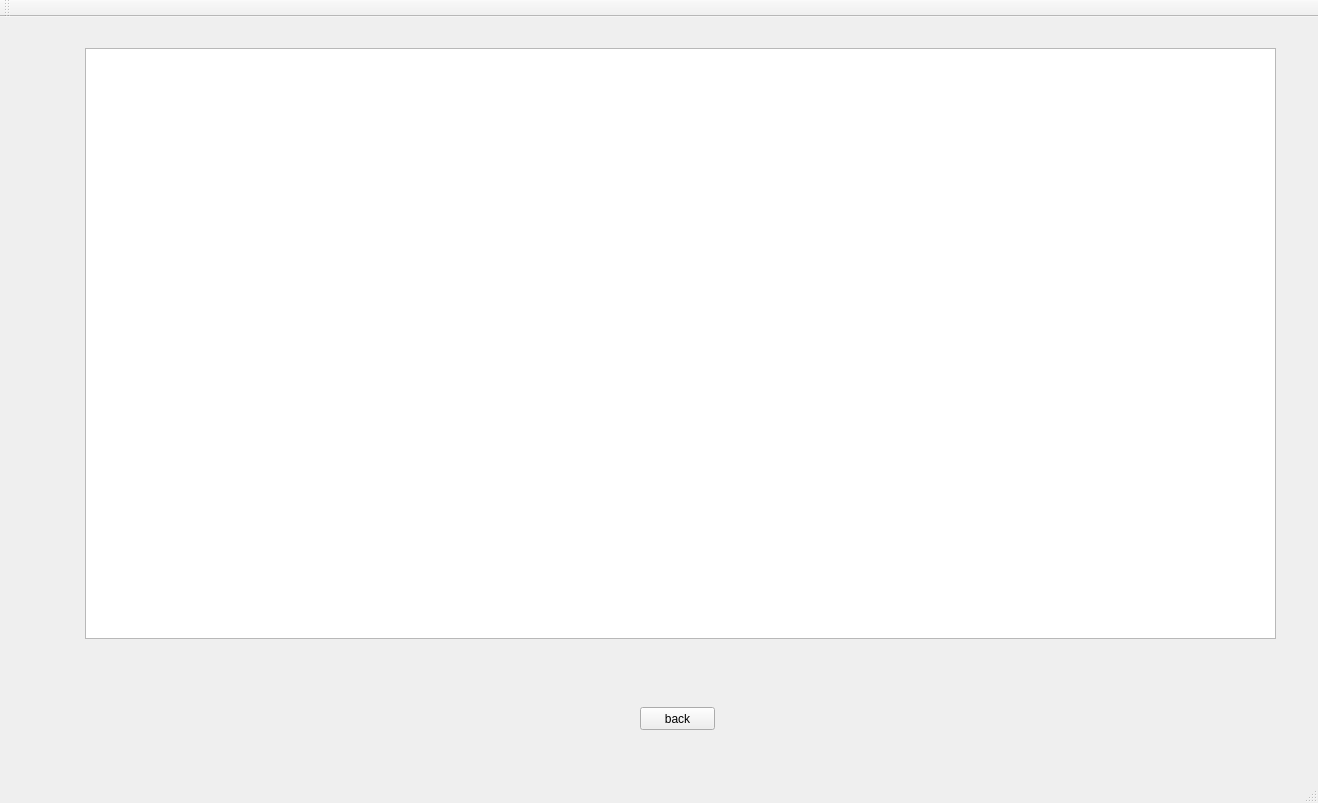
<?xml version="1.0" encoding="UTF-8"?>
<ui version="4.0">
 <class>MainWindow</class>
 <widget class="QMainWindow" name="MainWindow">
  <property name="geometry">
   <rect>
    <x>0</x>
    <y>0</y>
    <width>1318</width>
    <height>803</height>
   </rect>
  </property>
  <property name="windowTitle">
   <string>MainWindow</string>
  </property>
  <widget class="QWidget" name="centralWidget">
   <widget class="QStackedWidget" name="stackedWidget">
    <property name="geometry">
     <rect>
      <x>0</x>
      <y>0</y>
      <width>1311</width>
      <height>761</height>
     </rect>
    </property>
    <property name="styleSheet">
     <string notr="true"/>
    </property>
    <property name="currentIndex">
     <number>3</number>
    </property>
    <widget class="QWidget" name="Login">
     <widget class="QWidget" name="gridLayoutWidget_2">
      <property name="geometry">
       <rect>
        <x>510</x>
        <y>270</y>
        <width>261</width>
        <height>80</height>
       </rect>
      </property>
      <layout class="QGridLayout" name="gridLayout_2">
       <item row="1" column="0">
        <widget class="QLabel" name="label_5">
         <property name="text">
          <string>Password</string>
         </property>
        </widget>
       </item>
       <item row="0" column="0">
        <widget class="QLabel" name="jon">
         <property name="text">
          <string>User Name</string>
         </property>
        </widget>
       </item>
       <item row="0" column="1">
        <widget class="QLineEdit" name="name"/>
       </item>
       <item row="1" column="1">
        <widget class="QLineEdit" name="password"/>
       </item>
      </layout>
     </widget>
     <widget class="QWidget" name="horizontalLayoutWidget_2">
      <property name="geometry">
       <rect>
        <x>430</x>
        <y>480</y>
        <width>451</width>
        <height>80</height>
       </rect>
      </property>
      <layout class="QHBoxLayout" name="horizontalLayout_2">
       <item>
        <widget class="QPushButton" name="pushButton_4">
         <property name="text">
          <string>Admin</string>
         </property>
        </widget>
       </item>
       <item>
        <widget class="QPushButton" name="pushButton_6">
         <property name="text">
          <string>Manager</string>
         </property>
        </widget>
       </item>
      </layout>
     </widget>
     <widget class="QWidget" name="horizontalLayoutWidget_3">
      <property name="geometry">
       <rect>
        <x>10</x>
        <y>50</y>
        <width>1301</width>
        <height>80</height>
       </rect>
      </property>
      <layout class="QHBoxLayout" name="horizontalLayout_3">
       <item>
        <spacer name="horizontalSpacer">
         <property name="orientation">
          <enum>Qt::Horizontal</enum>
         </property>
         <property name="sizeHint" stdset="0">
          <size>
           <width>40</width>
           <height>20</height>
          </size>
         </property>
        </spacer>
       </item>
       <item>
        <widget class="QLabel" name="label_4">
         <property name="styleSheet">
          <string notr="true">font: 16pt &quot;Comic Sans MS&quot;;</string>
         </property>
         <property name="text">
          <string>Buy N Large Login</string>
         </property>
        </widget>
       </item>
       <item>
        <spacer name="horizontalSpacer_2">
         <property name="orientation">
          <enum>Qt::Horizontal</enum>
         </property>
         <property name="sizeHint" stdset="0">
          <size>
           <width>40</width>
           <height>20</height>
          </size>
         </property>
        </spacer>
       </item>
      </layout>
     </widget>
    </widget>
    <widget class="QWidget" name="admin">
     <widget class="QTableView" name="adminView">
      <property name="geometry">
       <rect>
        <x>390</x>
        <y>30</y>
        <width>901</width>
        <height>591</height>
       </rect>
      </property>
     </widget>
     <widget class="QWidget" name="gridLayoutWidget">
      <property name="geometry">
       <rect>
        <x>30</x>
        <y>28</y>
        <width>351</width>
        <height>681</height>
       </rect>
      </property>
      <layout class="QGridLayout" name="gridLayout">
       <item row="7" column="1">
        <widget class="QLineEdit" name="statusLine"/>
       </item>
       <item row="5" column="1">
        <widget class="QLineEdit" name="nameLine"/>
       </item>
       <item row="6" column="0">
        <widget class="QLabel" name="label_27">
         <property name="text">
          <string>ID</string>
         </property>
        </widget>
       </item>
       <item row="7" column="0">
        <widget class="QLabel" name="label_28">
         <property name="text">
          <string>status (reg/exec)</string>
         </property>
        </widget>
       </item>
       <item row="2" column="1">
        <layout class="QHBoxLayout" name="horizontalLayout_5">
         <item>
          <spacer name="horizontalSpacer_4">
           <property name="orientation">
            <enum>Qt::Horizontal</enum>
           </property>
           <property name="sizeHint" stdset="0">
            <size>
             <width>40</width>
             <height>20</height>
            </size>
           </property>
          </spacer>
         </item>
         <item>
          <widget class="QPushButton" name="pushButton_26">
           <property name="text">
            <string>delete</string>
           </property>
          </widget>
         </item>
         <item>
          <spacer name="horizontalSpacer_3">
           <property name="orientation">
            <enum>Qt::Horizontal</enum>
           </property>
           <property name="sizeHint" stdset="0">
            <size>
             <width>40</width>
             <height>20</height>
            </size>
           </property>
          </spacer>
         </item>
        </layout>
       </item>
       <item row="8" column="1">
        <widget class="QPushButton" name="pushButton_28">
         <property name="text">
          <string>Add</string>
         </property>
        </widget>
       </item>
       <item row="1" column="0">
        <widget class="QLabel" name="label_23">
         <property name="text">
          <string>enter ID to delete</string>
         </property>
        </widget>
       </item>
       <item row="0" column="1">
        <spacer name="verticalSpacer_9">
         <property name="orientation">
          <enum>Qt::Vertical</enum>
         </property>
         <property name="sizeHint" stdset="0">
          <size>
           <width>20</width>
           <height>40</height>
          </size>
         </property>
        </spacer>
       </item>
       <item row="5" column="0">
        <widget class="QLabel" name="label_26">
         <property name="text">
          <string>first/last name</string>
         </property>
        </widget>
       </item>
       <item row="3" column="0">
        <spacer name="verticalSpacer_8">
         <property name="orientation">
          <enum>Qt::Vertical</enum>
         </property>
         <property name="sizeHint" stdset="0">
          <size>
           <width>20</width>
           <height>40</height>
          </size>
         </property>
        </spacer>
       </item>
       <item row="1" column="1">
        <widget class="QLineEdit" name="deleteLine"/>
       </item>
       <item row="6" column="1">
        <widget class="QLineEdit" name="IdLine"/>
       </item>
       <item row="4" column="0">
        <widget class="QLabel" name="label_25">
         <property name="text">
          <string>Enter info of user to add</string>
         </property>
        </widget>
       </item>
       <item row="9" column="1">
        <spacer name="verticalSpacer_7">
         <property name="orientation">
          <enum>Qt::Vertical</enum>
         </property>
         <property name="sizeHint" stdset="0">
          <size>
           <width>20</width>
           <height>40</height>
          </size>
         </property>
        </spacer>
       </item>
      </layout>
     </widget>
     <widget class="QWidget" name="horizontalLayoutWidget_5">
      <property name="geometry">
       <rect>
        <x>390</x>
        <y>630</y>
        <width>901</width>
        <height>80</height>
       </rect>
      </property>
      <layout class="QHBoxLayout" name="horizontalLayout_6">
       <item>
        <widget class="QPushButton" name="pushButton_29">
         <property name="text">
          <string>Load/Update Table</string>
         </property>
        </widget>
       </item>
       <item>
        <spacer name="horizontalSpacer_5">
         <property name="orientation">
          <enum>Qt::Horizontal</enum>
         </property>
         <property name="sizeHint" stdset="0">
          <size>
           <width>40</width>
           <height>20</height>
          </size>
         </property>
        </spacer>
       </item>
       <item>
        <widget class="QPushButton" name="pushButton_27">
         <property name="text">
          <string>back</string>
         </property>
        </widget>
       </item>
      </layout>
     </widget>
    </widget>
    <widget class="QWidget" name="manager">
     <widget class="QTableView" name="tableView">
      <property name="geometry">
       <rect>
        <x>40</x>
        <y>30</y>
        <width>981</width>
        <height>631</height>
       </rect>
      </property>
     </widget>
     <widget class="QWidget" name="horizontalLayoutWidget">
      <property name="geometry">
       <rect>
        <x>40</x>
        <y>670</y>
        <width>1251</width>
        <height>80</height>
       </rect>
      </property>
      <layout class="QHBoxLayout" name="horizontalLayout">
       <item>
        <spacer name="horizontalSpacer_6">
         <property name="orientation">
          <enum>Qt::Horizontal</enum>
         </property>
         <property name="sizeHint" stdset="0">
          <size>
           <width>40</width>
           <height>20</height>
          </size>
         </property>
        </spacer>
       </item>
       <item>
        <widget class="QPushButton" name="pushButton_2">
         <property name="text">
          <string>Customer Screen</string>
         </property>
        </widget>
       </item>
       <item>
        <spacer name="horizontalSpacer_7">
         <property name="orientation">
          <enum>Qt::Horizontal</enum>
         </property>
         <property name="sizeHint" stdset="0">
          <size>
           <width>40</width>
           <height>20</height>
          </size>
         </property>
        </spacer>
       </item>
       <item>
        <widget class="QPushButton" name="pushButton_7">
         <property name="text">
          <string>Customer info</string>
         </property>
        </widget>
       </item>
       <item>
        <spacer name="horizontalSpacer_8">
         <property name="orientation">
          <enum>Qt::Horizontal</enum>
         </property>
         <property name="sizeHint" stdset="0">
          <size>
           <width>40</width>
           <height>20</height>
          </size>
         </property>
        </spacer>
       </item>
       <item>
        <widget class="QPushButton" name="pushButton_5">
         <property name="text">
          <string>Search</string>
         </property>
        </widget>
       </item>
       <item>
        <spacer name="horizontalSpacer_10">
         <property name="orientation">
          <enum>Qt::Horizontal</enum>
         </property>
         <property name="sizeHint" stdset="0">
          <size>
           <width>40</width>
           <height>20</height>
          </size>
         </property>
        </spacer>
       </item>
       <item>
        <spacer name="horizontalSpacer_11">
         <property name="orientation">
          <enum>Qt::Horizontal</enum>
         </property>
         <property name="sizeHint" stdset="0">
          <size>
           <width>40</width>
           <height>20</height>
          </size>
         </property>
        </spacer>
       </item>
       <item>
        <widget class="QPushButton" name="pushButton_3">
         <property name="text">
          <string>logout</string>
         </property>
        </widget>
       </item>
       <item>
        <spacer name="horizontalSpacer_9">
         <property name="orientation">
          <enum>Qt::Horizontal</enum>
         </property>
         <property name="sizeHint" stdset="0">
          <size>
           <width>40</width>
           <height>20</height>
          </size>
         </property>
        </spacer>
       </item>
      </layout>
     </widget>
     <widget class="QWidget" name="verticalLayoutWidget">
      <property name="geometry">
       <rect>
        <x>1030</x>
        <y>29</y>
        <width>261</width>
        <height>631</height>
       </rect>
      </property>
      <layout class="QVBoxLayout" name="verticalLayout">
       <item>
        <widget class="QLabel" name="label_10">
         <property name="text">
          <string>Select Day:</string>
         </property>
        </widget>
       </item>
       <item>
        <widget class="QComboBox" name="DayBox"/>
       </item>
       <item>
        <spacer name="verticalSpacer_6">
         <property name="orientation">
          <enum>Qt::Vertical</enum>
         </property>
         <property name="sizeHint" stdset="0">
          <size>
           <width>20</width>
           <height>40</height>
          </size>
         </property>
        </spacer>
       </item>
       <item>
        <widget class="QLabel" name="label_9">
         <property name="text">
          <string>Select Customer ID:</string>
         </property>
        </widget>
       </item>
       <item>
        <widget class="QComboBox" name="IDBox"/>
       </item>
       <item>
        <spacer name="verticalSpacer_5">
         <property name="orientation">
          <enum>Qt::Vertical</enum>
         </property>
         <property name="sizeHint" stdset="0">
          <size>
           <width>20</width>
           <height>40</height>
          </size>
         </property>
        </spacer>
       </item>
       <item>
        <widget class="QLabel" name="label_2">
         <property name="text">
          <string>Name</string>
         </property>
        </widget>
       </item>
       <item>
        <widget class="QLineEdit" name="NameEdit"/>
       </item>
       <item>
        <spacer name="verticalSpacer_4">
         <property name="orientation">
          <enum>Qt::Vertical</enum>
         </property>
         <property name="sizeHint" stdset="0">
          <size>
           <width>20</width>
           <height>40</height>
          </size>
         </property>
        </spacer>
       </item>
       <item>
        <widget class="QLabel" name="label_3">
         <property name="text">
          <string>ID number</string>
         </property>
        </widget>
       </item>
       <item>
        <widget class="QLineEdit" name="IDEdit"/>
       </item>
       <item>
        <spacer name="verticalSpacer_3">
         <property name="orientation">
          <enum>Qt::Vertical</enum>
         </property>
         <property name="sizeHint" stdset="0">
          <size>
           <width>20</width>
           <height>40</height>
          </size>
         </property>
        </spacer>
       </item>
       <item>
        <widget class="QLabel" name="label_7">
         <property name="text">
          <string>Status</string>
         </property>
        </widget>
       </item>
       <item>
        <widget class="QLineEdit" name="statusEdit"/>
       </item>
       <item>
        <spacer name="verticalSpacer_2">
         <property name="orientation">
          <enum>Qt::Vertical</enum>
         </property>
         <property name="sizeHint" stdset="0">
          <size>
           <width>20</width>
           <height>40</height>
          </size>
         </property>
        </spacer>
       </item>
      </layout>
     </widget>
    </widget>
    <widget class="QWidget" name="customerViewer">
     <widget class="QTableView" name="tableView_2">
      <property name="geometry">
       <rect>
        <x>85</x>
        <y>31</y>
        <width>1191</width>
        <height>591</height>
       </rect>
      </property>
     </widget>
     <widget class="QPushButton" name="pushButton">
      <property name="geometry">
       <rect>
        <x>640</x>
        <y>690</y>
        <width>75</width>
        <height>23</height>
       </rect>
      </property>
      <property name="text">
       <string>back</string>
      </property>
     </widget>
    </widget>
   </widget>
  </widget>
  <widget class="QMenuBar" name="menuBar">
   <property name="geometry">
    <rect>
     <x>0</x>
     <y>0</y>
     <width>1318</width>
     <height>21</height>
    </rect>
   </property>
  </widget>
  <widget class="QToolBar" name="mainToolBar">
   <attribute name="toolBarArea">
    <enum>TopToolBarArea</enum>
   </attribute>
   <attribute name="toolBarBreak">
    <bool>false</bool>
   </attribute>
  </widget>
  <widget class="QStatusBar" name="statusBar"/>
 </widget>
 <layoutdefault spacing="6" margin="11"/>
 <resources/>
 <connections>
  <connection>
   <sender>pushButton_3</sender>
   <signal>released()</signal>
   <receiver>MainWindow</receiver>
   <slot>logout()</slot>
   <hints>
    <hint type="sourcelabel">
     <x>1136</x>
     <y>753</y>
    </hint>
    <hint type="destinationlabel">
     <x>1210</x>
     <y>744</y>
    </hint>
   </hints>
  </connection>
  <connection>
   <sender>pushButton_5</sender>
   <signal>released()</signal>
   <receiver>MainWindow</receiver>
   <slot>search()</slot>
   <hints>
    <hint type="sourcelabel">
     <x>748</x>
     <y>753</y>
    </hint>
    <hint type="destinationlabel">
     <x>811</x>
     <y>744</y>
    </hint>
   </hints>
  </connection>
  <connection>
   <sender>pushButton_4</sender>
   <signal>pressed()</signal>
   <receiver>MainWindow</receiver>
   <slot>adminLogin()</slot>
   <hints>
    <hint type="sourcelabel">
     <x>495</x>
     <y>542</y>
    </hint>
    <hint type="destinationlabel">
     <x>483</x>
     <y>744</y>
    </hint>
   </hints>
  </connection>
  <connection>
   <sender>pushButton_6</sender>
   <signal>released()</signal>
   <receiver>MainWindow</receiver>
   <slot>managerLogin()</slot>
   <hints>
    <hint type="sourcelabel">
     <x>738</x>
     <y>563</y>
    </hint>
    <hint type="destinationlabel">
     <x>715</x>
     <y>782</y>
    </hint>
   </hints>
  </connection>
  <connection>
   <sender>pushButton_27</sender>
   <signal>released()</signal>
   <receiver>MainWindow</receiver>
   <slot>logout()</slot>
   <hints>
    <hint type="sourcelabel">
     <x>1232</x>
     <y>694</y>
    </hint>
    <hint type="destinationlabel">
     <x>1214</x>
     <y>782</y>
    </hint>
   </hints>
  </connection>
  <connection>
   <sender>pushButton_29</sender>
   <signal>released()</signal>
   <receiver>MainWindow</receiver>
   <slot>UpdateTable()</slot>
   <hints>
    <hint type="sourcelabel">
     <x>451</x>
     <y>712</y>
    </hint>
    <hint type="destinationlabel">
     <x>438</x>
     <y>782</y>
    </hint>
   </hints>
  </connection>
  <connection>
   <sender>pushButton_28</sender>
   <signal>released()</signal>
   <receiver>MainWindow</receiver>
   <slot>newCustomer()</slot>
   <hints>
    <hint type="sourcelabel">
     <x>324</x>
     <y>567</y>
    </hint>
    <hint type="destinationlabel">
     <x>297</x>
     <y>782</y>
    </hint>
   </hints>
  </connection>
  <connection>
   <sender>pushButton_26</sender>
   <signal>released()</signal>
   <receiver>MainWindow</receiver>
   <slot>deleteCustomer()</slot>
   <hints>
    <hint type="sourcelabel">
     <x>257</x>
     <y>265</y>
    </hint>
    <hint type="destinationlabel">
     <x>202</x>
     <y>782</y>
    </hint>
   </hints>
  </connection>
  <connection>
   <sender>pushButton</sender>
   <signal>released()</signal>
   <receiver>MainWindow</receiver>
   <slot>back()</slot>
   <hints>
    <hint type="sourcelabel">
     <x>679</x>
     <y>693</y>
    </hint>
    <hint type="destinationlabel">
     <x>681</x>
     <y>782</y>
    </hint>
   </hints>
  </connection>
  <connection>
   <sender>pushButton_7</sender>
   <signal>released()</signal>
   <receiver>MainWindow</receiver>
   <slot>displayInfo()</slot>
   <hints>
    <hint type="sourcelabel">
     <x>516</x>
     <y>751</y>
    </hint>
    <hint type="destinationlabel">
     <x>227</x>
     <y>782</y>
    </hint>
   </hints>
  </connection>
  <connection>
   <sender>pushButton_2</sender>
   <signal>released()</signal>
   <receiver>MainWindow</receiver>
   <slot>customerScreen()</slot>
   <hints>
    <hint type="sourcelabel">
     <x>283</x>
     <y>749</y>
    </hint>
    <hint type="destinationlabel">
     <x>259</x>
     <y>782</y>
    </hint>
   </hints>
  </connection>
  <connection>
   <sender>IDBox</sender>
   <signal>currentIndexChanged(QString)</signal>
   <receiver>MainWindow</receiver>
   <slot>displayInfo()</slot>
   <hints>
    <hint type="sourcelabel">
     <x>1111</x>
     <y>228</y>
    </hint>
    <hint type="destinationlabel">
     <x>1312</x>
     <y>233</y>
    </hint>
   </hints>
  </connection>
  <connection>
   <sender>DayBox</sender>
   <signal>currentIndexChanged(QString)</signal>
   <receiver>MainWindow</receiver>
   <slot>UpdateDay()</slot>
   <hints>
    <hint type="sourcelabel">
     <x>1109</x>
     <y>91</y>
    </hint>
    <hint type="destinationlabel">
     <x>1317</x>
     <y>108</y>
    </hint>
   </hints>
  </connection>
 </connections>
 <slots>
  <slot>adminLogin()</slot>
  <slot>managerLogin()</slot>
  <slot>logout()</slot>
  <slot>newCustomer()</slot>
  <slot>UpdateDay()</slot>
  <slot>search()</slot>
  <slot>displayInfo()</slot>
  <slot>UpdateTable()</slot>
  <slot>addCustomer()</slot>
  <slot>deleteCustomer()</slot>
  <slot>back()</slot>
  <slot>customerScreen()</slot>
 </slots>
</ui>
